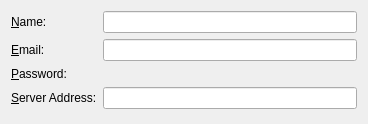
<?xml version="1.0" encoding="UTF-8"?>
<ui version="4.0">
 <class>tine20Wizard</class>
 <widget class="QWidget" name="tine20Wizard">
  <property name="geometry">
   <rect>
    <x>0</x>
    <y>0</y>
    <width>368</width>
    <height>124</height>
   </rect>
  </property>
  <layout class="QFormLayout" name="formLayout">
   <property name="fieldGrowthPolicy">
    <enum>QFormLayout::ExpandingFieldsGrow</enum>
   </property>
   <item row="0" column="0">
    <widget class="QLabel" name="nameLabel">
     <property name="text">
      <string>&amp;Name:</string>
     </property>
     <property name="buddy">
      <cstring>nameEdit</cstring>
     </property>
    </widget>
   </item>
   <item row="0" column="1">
    <widget class="QLineEdit" name="nameEdit"/>
   </item>
   <item row="1" column="0">
    <widget class="QLabel" name="emailLabel">
     <property name="text">
      <string>&amp;Email:</string>
     </property>
     <property name="buddy">
      <cstring>emailEdit</cstring>
     </property>
    </widget>
   </item>
   <item row="1" column="1">
    <widget class="QLineEdit" name="emailEdit"/>
   </item>
   <item row="2" column="0">
    <widget class="QLabel" name="passwordLabel">
     <property name="text">
      <string>&amp;Password:</string>
     </property>
     <property name="buddy">
      <cstring>passwordEdit</cstring>
     </property>
    </widget>
   </item>
   <item row="2" column="1">
    <widget class="KPasswordLineEdit" name="passwordEdit">
    </widget>
   </item>
   <item row="3" column="0">
    <widget class="QLabel" name="label_2">
     <property name="text">
      <string>&amp;Server Address:</string>
     </property>
     <property name="buddy">
      <cstring>serverAddress</cstring>
     </property>
    </widget>
   </item>
   <item row="3" column="1">
    <widget class="QLineEdit" name="serverAddress"/>
   </item>
  </layout>
 </widget>
 <tabstops>
  <tabstop>serverAddress</tabstop>
 </tabstops>
 <resources/>
 <connections/>
 <customwidgets>
  <customwidget>
   <class>KPasswordLineEdit</class>
   <extends>QWidget</extends>
   <header>kpasswordlineedit.h</header>
  </customwidget>
 </customwidgets>
</ui>
